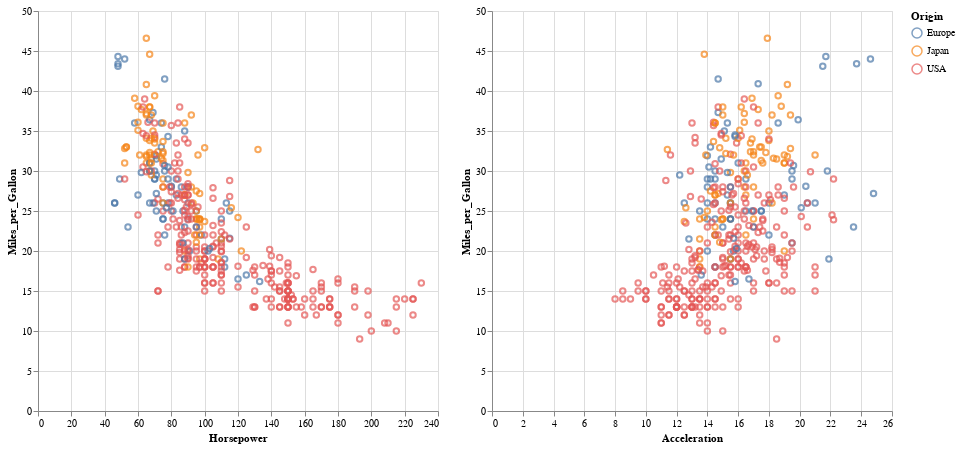

The code cell stored with this chart in its notebook:
### Markdown cell above
## Slide to show advanced plot with dropdown

### Code cell
from demo import altair_plot

base = altair_plot()
base.encode(x='Horsepower') | base.encode(x='Acceleration')

### Figure 1 — Vega-Lite specification as saved in the notebook (floating-point values rounded to 4 significant figures; data arrays with more than 128 entries replaced by an {"elided": "..."} marker saying what was removed)
{"config": {"view": {"continuousWidth": 400, "continuousHeight": 300}}, "hconcat": [{"mark": "point", "encoding": {"color": {"condition": {"type": "nominal", "field": "Origin", "selection": "selector005"}, "value": "gray"}, "x": {"type": "quantitative", "field": "Horsepower"}, "y": {"type": "quantitative", "field": "Miles_per_Gallon"}}, "height": 400, "selection": {"selector005": {"type": "interval", "resolve": "global"}}, "width": 400}, {"mark": "point", "encoding": {"color": {"condition": {"type": "nominal", "field": "Origin", "selection": "selector005"}, "value": "gray"}, "x": {"type": "quantitative", "field": "Acceleration"}, "y": {"type": "quantitative", "field": "Miles_per_Gallon"}}, "height": 400, "selection": {"selector005": {"type": "interval", "resolve": "global"}}, "width": 400}], "data": {"name": "data-f02450ab61490a1363517a0190416235"}, "$schema": "https://vega.github.io/schema/vega-lite/v4.8.1.json", "datasets": {"data-f02450ab61490a1363517a0190416235": {"elided": "406 records"}}}
